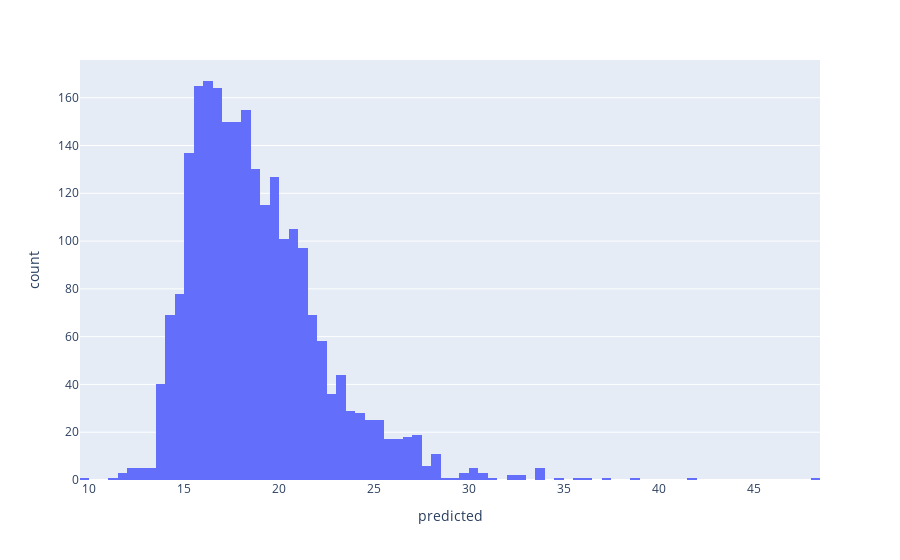

Here is the notebook cell this chart was saved with:
### Code cell
fig = px.histogram(predictions, x='predicted')
fig.show()

### Figure 1 — Plotly figure (JSON) as saved in the notebook; plotly's stock layout.template omitted (floating-point values rounded to 4 significant figures; data arrays with more than 128 entries replaced by an {"elided": "..."} marker saying what was removed)
{"data": [{"alignmentgroup": "True", "bingroup": "x", "hovertemplate": "predicted=%{x}<br>count=%{y}<extra></extra>", "legendgroup": "", "marker": {"color": "#636efa", "pattern": {"shape": ""}}, "name": "", "offsetgroup": "", "orientation": "v", "showlegend": false, "type": "histogram", "x": {"elided": "2402 float values"}, "xaxis": "x", "yaxis": "y"}], "layout": {"barmode": "relative", "legend": {"tracegroupgap": 0}, "margin": {"t": 60}, "xaxis": {"anchor": "y", "domain": [0, 1], "title": {"text": "predicted"}}, "yaxis": {"anchor": "x", "domain": [0, 1], "title": {"text": "count"}}}}
